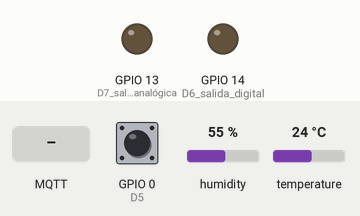
Recording of a sketch running on a simulated ESP8266 (NodeMCU). Shown: output pins drawn as LEDs (lit = HIGH). Inputs (shaded band) come from the test bench; at power-on: GPIO 0 (D5) HIGH, humidity 55 %, temperature 24 °C. WiFi joins after 1.5 s; servers stay silent unless stated; random numbers use the default seed unless the sketch sets one; no MQTT or app messages arrive unless stated; what the sketch prints to the serial monitor is not drawn.

Above: at 2.7 s.
2.8 s: MQTT message "5" arrives on the second subscribed topic
At 3.9 s:
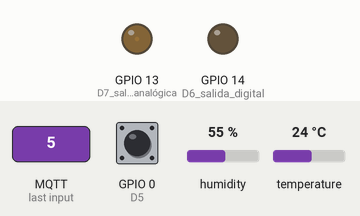
4.3 s: MQTT message "90" arrives on the second subscribed topic
At 5.0 s:
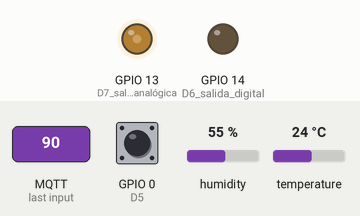
5.8 s: MQTT message "200" arrives on the second subscribed topic
At 6.2 s:
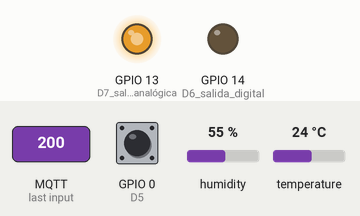
Timing chart, 0 to 8.8 s (numbered marks = the images above; inputs shaded):
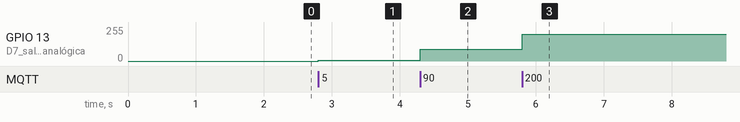

Measured:
- after the input at 2.8 s, GPIO 13 (D7_salida_analógica): 0/255 → 5/255 at once
- after the input at 4.3 s, GPIO 13 (D7_salida_analógica): 5/255 → 90/255 at once
- after the input at 5.8 s, GPIO 13 (D7_salida_analógica): 90/255 → 200/255 at once

The sketch:

mqtt.ino
```cpp
#include <ESP8266WiFi.h>
#include <PubSubClient.h>
#include "Adafruit_MQTT.h"
#include "Adafruit_MQTT_Client.h"
#include "DHT.h"
#include <Adafruit_Sensor.h>
#define DHTPIN 5
#define DHTTYPE DHT22
DHT dht(DHTPIN, DHTTYPE);

//-------------------VARIABLES GLOBALES--------------------------
int contconexion = 0;

const char *ssid = "***********";
const char *password = "*******";
char   SERVER[50]   = "75.101.131.202"; //"m11.cloudmqtt.com"
int    SERVERPORT   = 10722;
String USERNAME = "******";
char   PASSWORD[50] = "******";

unsigned long previousMillis = 0;

char charPulsador [15];
String strPulsador;
String strPulsadorUltimo;

char PLACA[50];

char valueStr[15];
String strtemp = "";
char TEMPERATURA[50];
char PULSADOR[50];
char SALIDADIGITAL[50];
char SALIDAANALOGICA[50];


//-------------------------------------------------------------------------
WiFiClient espClient;
PubSubClient client(espClient);

//------------------------CALLBACK-----------------------------
void callback(char* topic, byte* payload, unsigned int length) {

  char PAYLOAD[5] = "    ";

  Serial.print("Mensaje Recibido: [");
  Serial.print(topic);
  Serial.print("] ");
  for (int i = 0; i < length; i++) {
    PAYLOAD[i] = (char)payload[i];
  }
  Serial.println(PAYLOAD);

  if (String(topic) ==  String(SALIDADIGITAL)) {
    if (payload[1] == 'N'){
     digitalWrite(14, HIGH);
    }
    if (payload[1] == 'F'){
      digitalWrite(14, LOW);
    }
  }

  if (String(topic) ==  String(SALIDAANALOGICA)) {
    analogWrite(13, String(PAYLOAD).toInt());
  }
}

//------------------------RECONNECT-----------------------------
void reconnect() {
  uint8_t retries = 3;
  // Loop hasta que estamos conectados
  while (!client.connected()) {
    Serial.print("Intentando conexion MQTT...");
    // Crea un ID de cliente al azar
    String clientId = "ESP8266Client-";
    clientId += String(random(0xffff), HEX);
    // Attempt to connect
    USERNAME.toCharArray(PLACA, 50);
    if (client.connect("", PLACA, PASSWORD)) {
      Serial.println("conectado");
      client.subscribe(SALIDADIGITAL);
      client.subscribe(SALIDAANALOGICA);
    } else {
      Serial.print("fallo, rc=");
      Serial.print(client.state());
      Serial.println(" intenta nuevamente en 5 segundos");
      // espera 5 segundos antes de reintentar
      delay(5000);
    }
    retries--;
    if (retries == 0) {
      // esperar a que el WDT lo reinicie
      while (1);
    }
  }
}

//------------------------SETUP-----------------------------
void setup() {
  dht.begin();
  //prepara GPI13 y 12 como salidas
  pinMode(13, OUTPUT); // D7 salida analógica
  analogWrite(13, 0); // analogWrite(pin, value);
  pinMode(14, OUTPUT); // D6 salida digital
  digitalWrite(14, LOW);

  // Entradas
  pinMode(0, INPUT); // D5

  // Inicia Serial
  Serial.begin(115200);
  Serial.println("");

  // Conexión WIFI
  WiFi.begin(ssid, password);
  while (WiFi.status() != WL_CONNECTED and contconexion <50) { //Cuenta hasta 50 si no se puede conectar lo cancela
    ++contconexion;
    delay(500);
    Serial.print(".");
  }
  if (contconexion <50) {
      /*//para usar con ip fija
      IPAddress ip(192,168,0,156);
      IPAddress gateway(192,168,0,1);
      IPAddress subnet(255,255,255,0);
      WiFi.config(ip, gateway, subnet); */

      Serial.println("");
      Serial.println("WiFi conectado");
      Serial.println(WiFi.localIP());
  }
  else {
      Serial.println("");
      Serial.println("Error de conexion");
  }

  client.setServer(SERVER, SERVERPORT);
  client.setCallback(callback);

  String temperatura = "/" + USERNAME + "/" + "temperatura";
  temperatura.toCharArray(TEMPERATURA, 50);
  String pulsador = "/" + USERNAME + "/" + "pulsador";
  pulsador.toCharArray(PULSADOR, 50);
  String salidaDigital = "/" + USERNAME + "/" + "salidaDigital";
  salidaDigital.toCharArray(SALIDADIGITAL, 50);
  String salidaAnalogica = "/" + USERNAME + "/" + "salidaAnalogica";
  salidaAnalogica.toCharArray(SALIDAANALOGICA, 50);

}

//--------------------------LOOP--------------------------------
void loop() {

  if (!client.connected()) {
    reconnect();
  }
  client.loop();

  unsigned long currentMillis = millis();

  if (currentMillis - previousMillis >= 10000) { //envia la temperatura cada 10 segundos
    previousMillis = currentMillis;

    float temp = dht.readTemperature();
    strtemp = String(temp, 1); //1 decimal
    strtemp.toCharArray(valueStr, 15);
    Serial.println("Enviando: [" +  String(TEMPERATURA) + "] " + strtemp);
    client.publish(TEMPERATURA, valueStr);
  }

  if (digitalRead(0) == 0) {
    strPulsador = "presionado";
  } else {
    strPulsador = "NO presionado";
  }

  if (strPulsador != strPulsadorUltimo) { //envia el estado del pulsador solamente cuando cambia.
    strPulsadorUltimo = strPulsador;
    strPulsador.toCharArray(valueStr, 15);
    Serial.println("Enviando: [" +  String(PULSADOR) + "] " + strPulsador);
    client.publish(PULSADOR, valueStr);
  }
}
```
